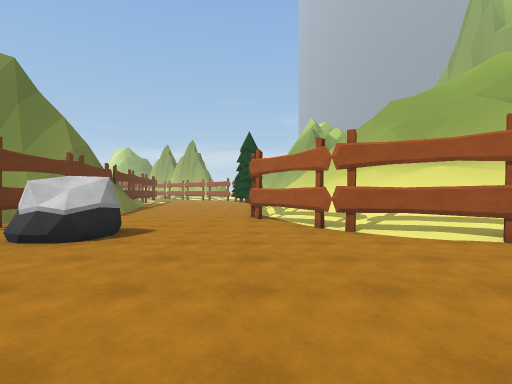
View 1 (above)

24 first-person views from a walk through a 3-D level made in the Unity game engine. The camera is 1.5 m above the floor, looks level and sees 85° across. The floor is counted in squares, 2 m on a side. Each view is taken from the middle of a square. On the plan, view 1 faces up. The plan holds only what a view shows up to about 10 squares ahead; the rest is blank. The place goes on beyond the plan. The player is left out. Some animated figures are left out.

View 2
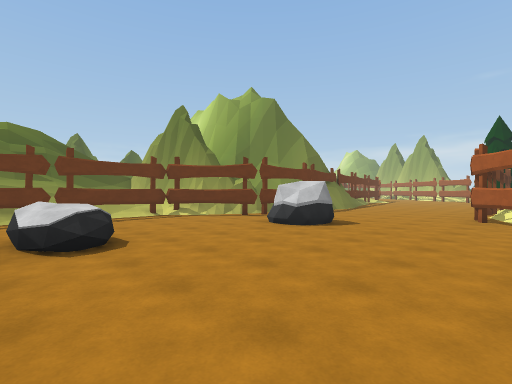

View 3
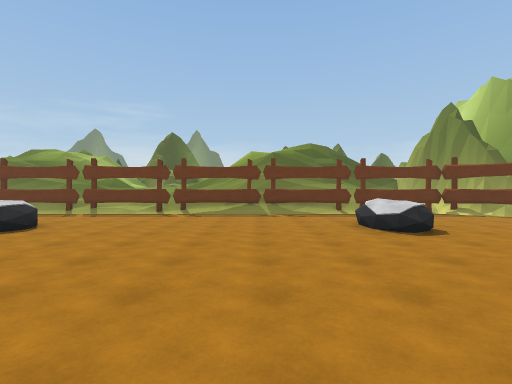

View 4
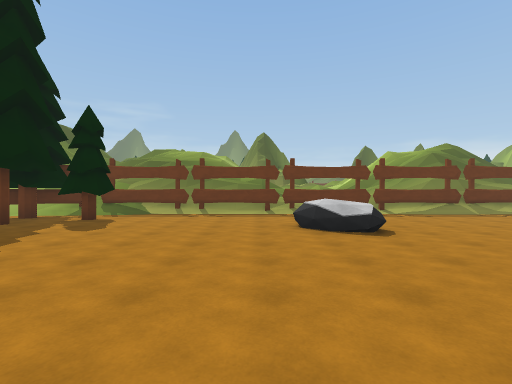

View 5
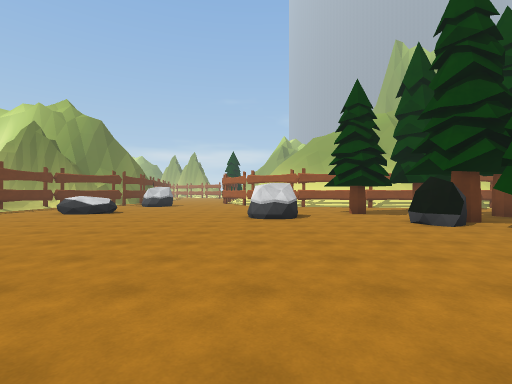

View 6
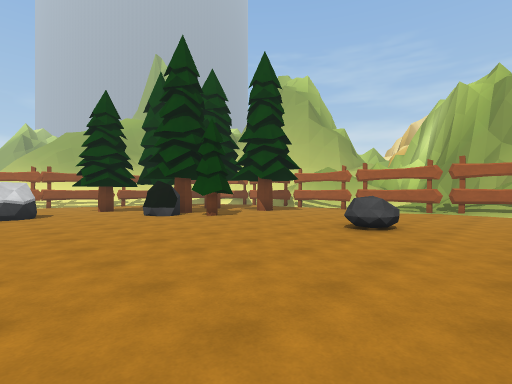

View 7
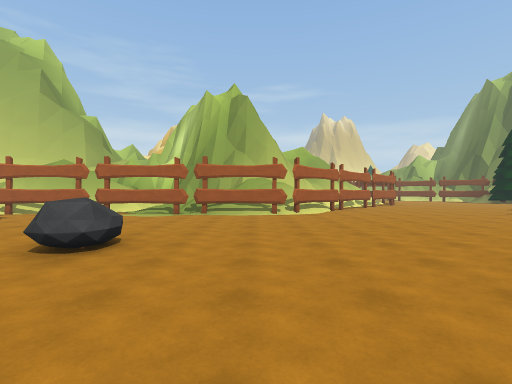

View 8
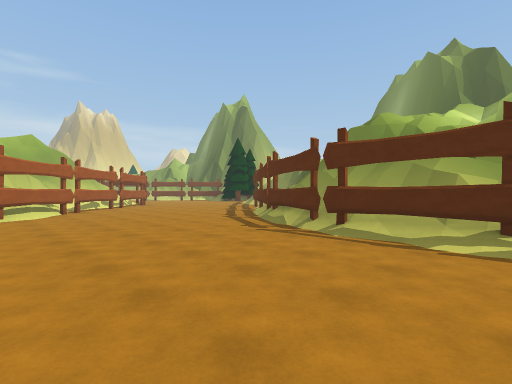

View 9
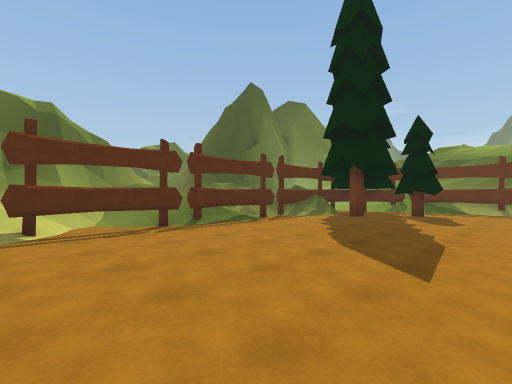

View 10
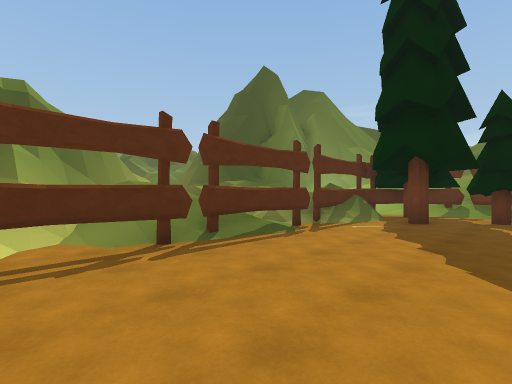

View 11
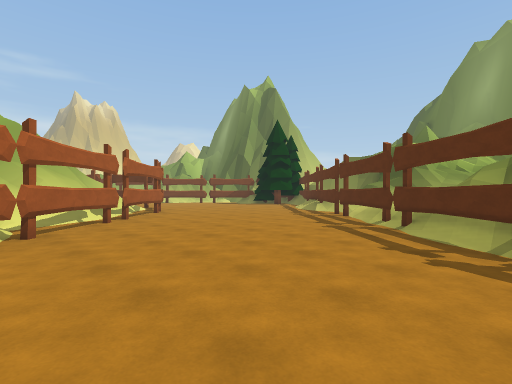

View 12
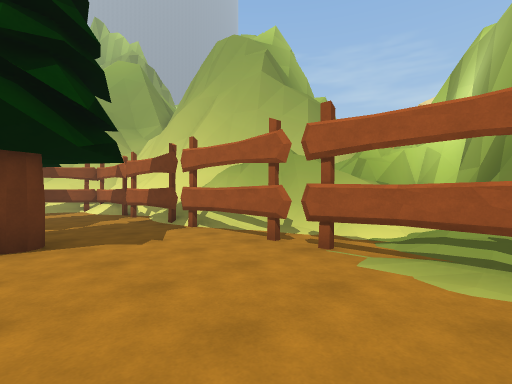

View 13
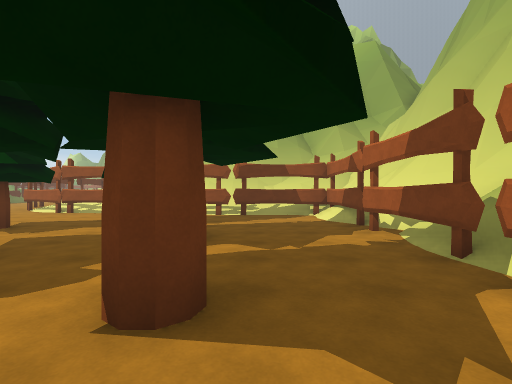

View 14
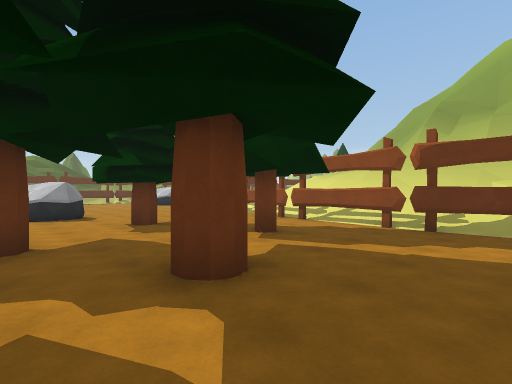

View 15
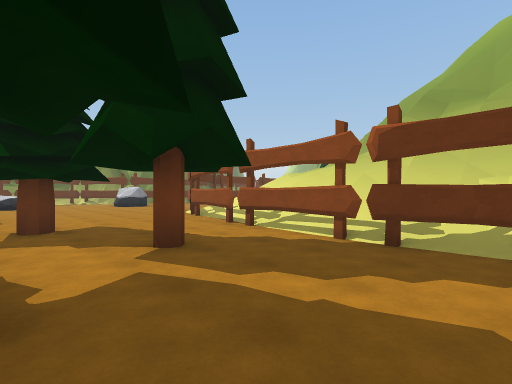

View 16
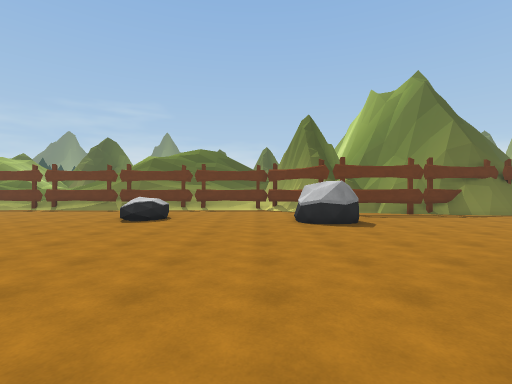

View 17
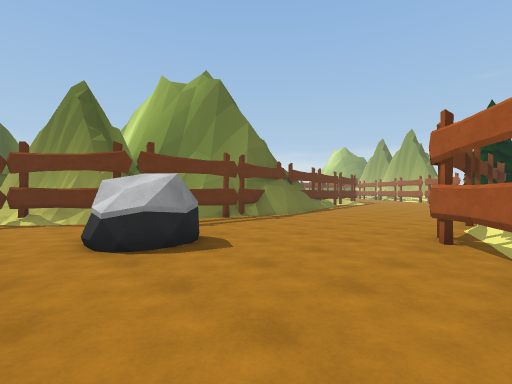

View 18
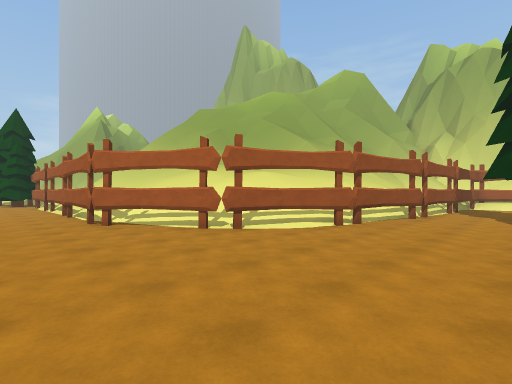

View 19
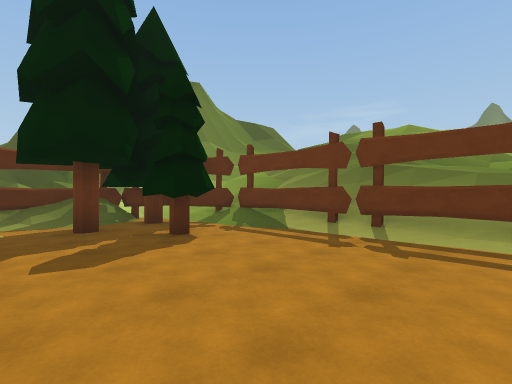

View 20
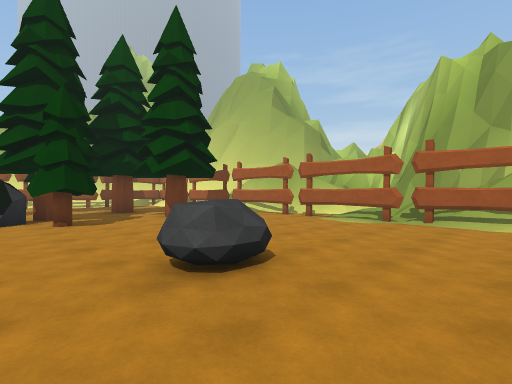

View 21
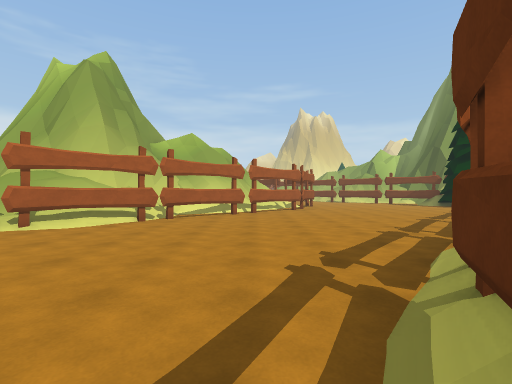

View 22
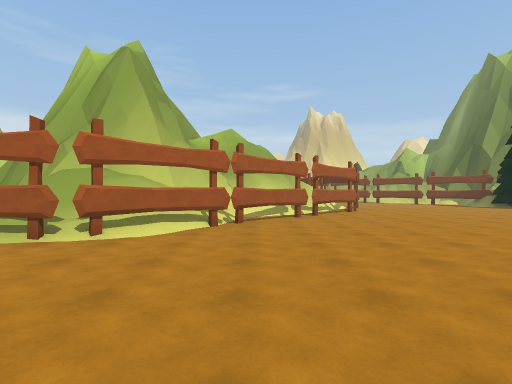

View 23
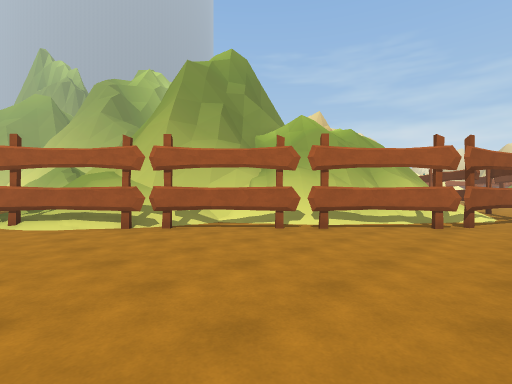

View 24
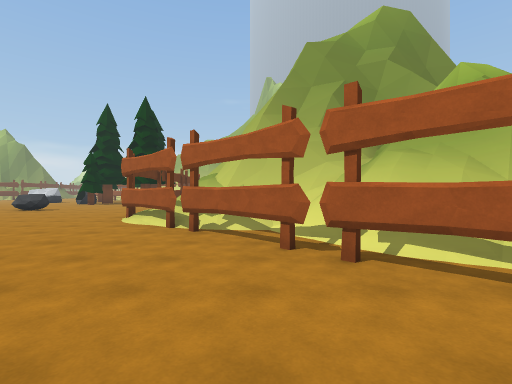

### Floor plan
Key: @ floor where view 1 was taken; # wall or solid block; x gap in a wall; . main floor; : floor 0.25 m higher than the main floor; + floor 0.5 m higher than the main floor; * floor 0.75 m higher than the main floor; % floor 1 m higher than the main floor; & floor 1.25 m higher than the main floor; = window, fence, low wall or low ledge; ^ raised ledge; T thing the floor can be seen under or through; O other object.
Columns run from 9 left of view 1 to 19 right of it. Each row starts with its distance up from view 1.
 12     #....#
 11    ##....x
 10    ##....#*
  9    #.....#+%
  8    #.....#:*#
  7    #......O+%
  6   ##......O:*
  5  ##O.OO....OO+*%  ##
  4  #O...O......OOO++***%
  3  #...............OOOOO#
  2  #....................#
  1  #...............#....#
  0  #..OOO..@.....#......#
 -1  #.........OO......#..#
 -2  #.........OO.........#
 -3  #.............O#.....##
 -4  #.............OO..#..###
 -5  #..............OO....#.#
 -6  #....................#.#
 -7  #....................x.+
 -8  #...OO...............T::
 -9  #...O...........O....T.+#
-10  #..............OO....x:##
-11  #....................T*#
-12  #....................T+#
-13 ##....................#O
-14  #.OO..................O*##
-15 ^#.OO...................O:##
-16 ^OO..#...................O.#
-17 ^%OO=.....................O##
-18   :O#############..........O#
-19        = &*.+#  ##O.........O
-20            %&#     OO........
-21                     OO.......
-22     ####             OO......
-23        #               O.....

Where each view was taken, in squares from view 1:
view 1: 0 up, 0 right, facing up
view 2: 1 down, 1 right, facing up-left
view 3: 3 down, 2 right, facing left
view 4: 10 down, 2 right, facing left
view 5: 10 down, 2 right, facing up
view 6: 12 down, 2 right, facing up-right
view 7: 12 down, 4 right, facing right
view 8: 13 down, 4 right, facing down-right
view 9: 12 down, 4 right, facing down-left
view 10: 14 down, 3 right, facing down-left
view 11: 15 down, 10 right, facing down-right
view 12: 9 down, 10 right, facing up-right
view 13: 6 down, 11 right, facing up
view 14: 3 down, 12 right, facing up-left
view 15: 1 down, 12 right, facing up-left
view 16: 3 up, 4 right, facing left
view 17: 3 up, 1 right, facing up-left
view 18: 1 up, 2 left, facing up-right
view 19: 10 down, 3 left, facing down-left
view 20: 12 down, 6 right, facing up-right
view 21: 18 down, 8 right, facing right
view 22: 16 down, 9 right, facing right
view 23: 21 down, 13 right, facing up-right
view 24: 21 down, 17 right, facing up
